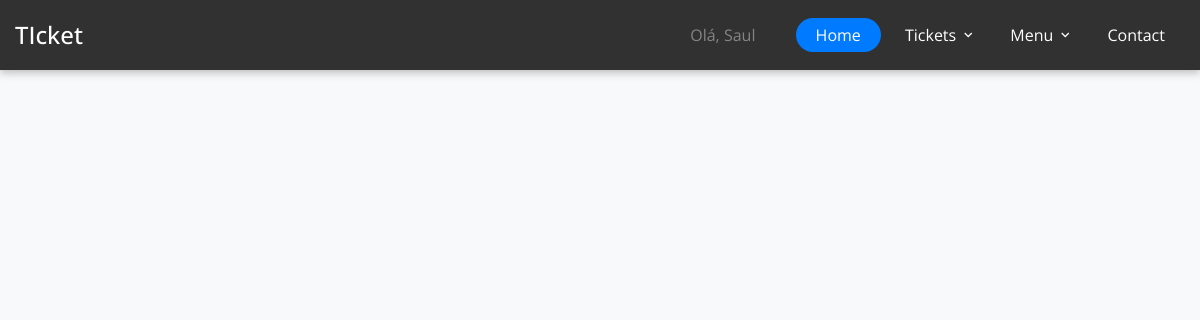
/ticket/customer-active-tickets/ (signed in), run on an earlier commit of the app's database.
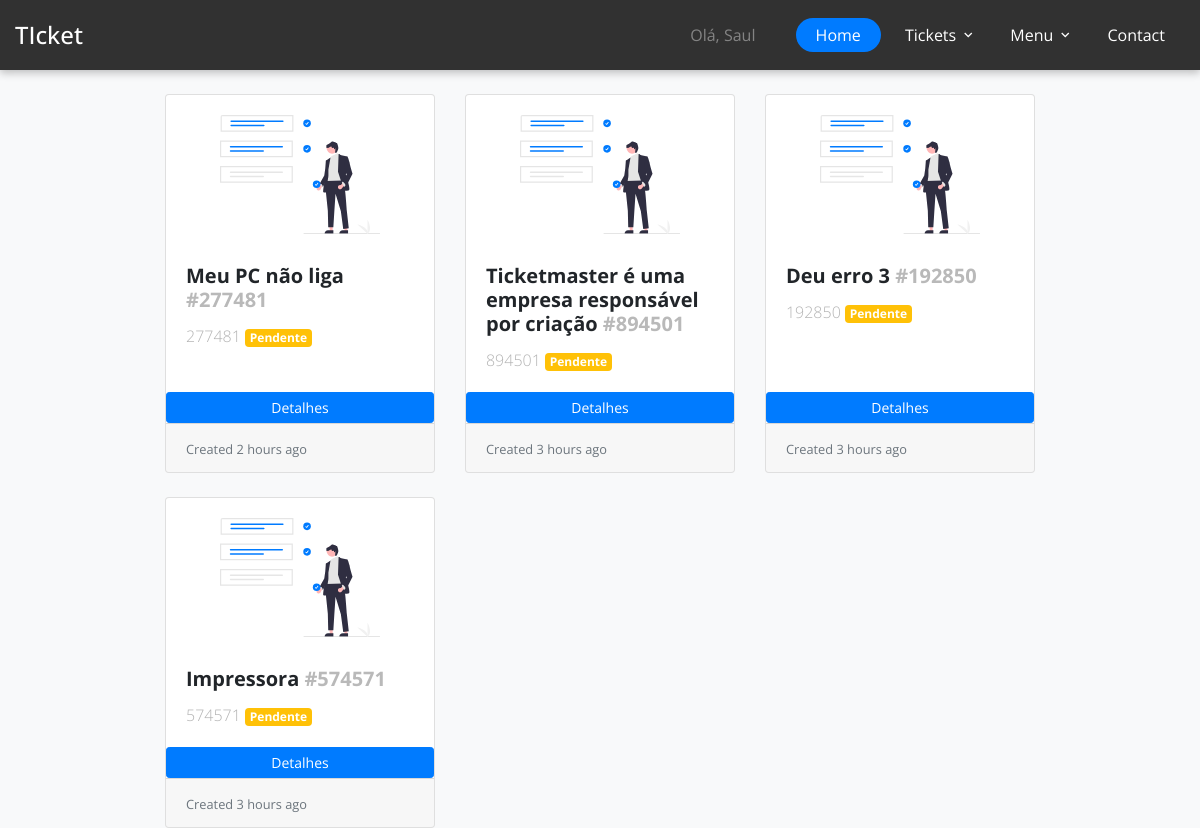
And on a later commit of the database.
### accounts/models.py (models this page shows)
class User(AbstractUser):
    is_customer = models.BooleanField(default=False)
    is_engineer = models.BooleanField(default=False)
    email = models.EmailField(unique=True)
    name = models.CharField(max_length=255, default='')  # Campo para o nome completo
    sector = models.CharField(max_length=255, default='')     # Campo para o setor

### ticket/models.py (models this page shows)
class Ticket(models.Model):
    customer = models.ForeignKey(User, on_delete=models.CASCADE)
    engineer = models.ForeignKey(User, on_delete=models.DO_NOTHING, related_name='engineer',null=True, blank=True)
    ticket_id = models.CharField(max_length=15,unique=True)
    ticket_title = models.CharField(max_length=50)
    ticket_description = models.TextField()
    status = models.CharField(max_length=20,choices=(('Active','Active'), ('Pending','Pending'), ('Resolved', 'Resolved')), default='Pending')
    created_on = models.DateTimeField(auto_now_add=True)
    last_modified = models.DateTimeField(auto_now=True)
    is_resolved = models.BooleanField(default=False)
    severity = models.CharField(max_length=5,choices=(('A','A'), ('B','B'), ('C','C')), default='C')
    is_assigned_to_engineer = models.BooleanField(default=False)
    resolution_steps = models.TextField()

### ticket/views.py (the view)
# urls.py: path('customer-active-tickets/', views.customer_active_tickets,name='customer-active-tickets'),
def customer_active_tickets(request):
    tickets = Ticket.objects.filter(customer=request.user, is_resolved=False).order_by('-created_on')
    context = {'tickets':tickets}
    return render(request, 'ticket/customer_active_tickets.html',context)

### templates/ticket/customer_active_tickets.html
{% extends 'base.html' %}
{% load static %}
{% load humanize %}
{% block content %}
<div class="row m-auto row-cols-1 row-cols-md-4 g-4 w-75">
    {% for ticket in tickets %}
    <div class="col-md-4">
        <div class="card h-100">
            <img src="{% static 'images\undraw_project_completed_re_jr7u.svg' %}"
                style="width: 10rem; margin: 20px auto 10px auto;" class="card-img-top" alt="...">
            <div class="card-body">
                <h5 class="card-title fw-bold">{{ticket.ticket_title}} <span
                        style="color: #b9b9b9;">#{{ticket.ticket_id}}</span></h5>
                <p class="card-text">
                    {{ticket.ticket_id}}
                    {% if ticket.status == 'Pending' %}
                    <span class="badge bg-warning">Pendente</span>
                    {% elif ticket.status == 'Active' %}
                    <span class="badge bg-warning">Ativo</span>
                    {% elif ticket.status == 'Resolved' %}
                    <span class="badge bg-warning">Resolvido</span>
                    {% endif %}
                </p>
            </div>
            <a href="{%  url 'ticket-details' ticket.ticket_id %}" class="btn btn-primary btn-sm">Detalhes</a>
            <div class="card-footer">
                <small class="text-muted">Created {{ticket.created_on|naturaltime}}</small>
            </div>
        </div>
    </div>
    {% endfor %}
</div>
{% endblock content %}

### templates/base.html (shortened to what this page needs)
<!doctype html>
<html lang="en">
  <head>
    <link href="https://cdn.jsdelivr.net/npm/bootstrap@5.2.3/dist/css/bootstrap.min.css" rel="stylesheet"
>
    <link rel="stylesheet" href="/static/fonts/icomoon/style.css">
    <link rel="stylesheet" href="/static/css/owl.carousel.min.css">
    <link rel="stylesheet" href="/static/css/bootstrap.min.css">
    <link rel="stylesheet" href="/static/css/style.css">
  </head>
  <body class="bg-light" style="height: 100vh;">
    <header class="site-navbar" role="banner" style="position: relative; top: 0px;">
      <div class="container-fluid">
        <div class="row align-items-center" style="background-color: rgb(49, 49, 49); box-shadow: rgba(0, 0, 0, 0.24) 0px 3px 8px;">
          <div class="col-10 col-xl-2 w-25">
            <h1 class="mb-0 site-logo"><a href="/" class="text-white mb-0">TIcket</a></h1>
          </div>
          <div class="col-12 col-md-10 d-none d-xl-block">
            <nav class="site-navigation position-relative text-right" role="navigation">
              <ul class="site-menu js-clone-nav mr-auto d-none d-lg-block">
                {% if request.user.is_authenticated %}
                <li class="nav-link disabled" style="opacity: 0.4;"><a href="/"><span>Olá, {{request.user.first_name}}</span></a></li>
                {% endif %}
                <li class="active"><a href="/"><span>Home</span></a></li>
                <li class="has-children">
                  <a><span>Tickets</span></a>
                </li>
                <li class="has-children">
                  <a><span>Menu</span></a>
                </li>
                <li><a href="contact.html"><span>Contact</span></a></li>
              </ul>
            </nav>
          </div>
          </div>
        </div>
    </header>
    {% block content %}
    {% endblock content %}
  </body>
</html>

### static/css/style.css (style rules this page uses)
body { font-family: "Open Sans", -apple-system, BlinkMacSystemFont, "Segoe UI", Roboto, "Helvetica Neue", Arial, "Noto Sans", sans-serif, "Apple Color Emoji", "Segoe UI Emoji", "Segoe UI Symbol", "Noto Color Emoji"; background-color: #fff; height: 200vh; position: relative; }
body:before { content: ""; position: absolute; top: 0; left: 0; right: 0; bottom: 0; background: rgba(0, 0, 0, 0.5); -webkit-transition: .3s all ease; -o-transition: .3s all ease; transition: .3s all ease; opacity: 0; visibility: hidden; z-index: 1; }
p { color: #b3b3b3; font-weight: 300; }
h1, h2, h3, h4, h5, h6, .h1, .h2, .h3, .h4, .h5, .h6 { font-family: "Open Sans", -apple-system, BlinkMacSystemFont, "Segoe UI", Roboto, "Helvetica Neue", Arial, "Noto Sans", sans-serif, "Apple Color Emoji", "Segoe UI Emoji", "Segoe UI Symbol", "Noto Color Emoji"; }
a { -webkit-transition: .3s all ease; -o-transition: .3s all ease; transition: .3s all ease; }
a, a:hover { text-decoration: none !important; }
.site-navbar { margin-bottom: 0px; z-index: 1999; position: absolute; top: 2rem; width: 100%; }
.site-navbar .site-logo { position: relative; left: 0; font-size: 24px !important; }
.site-navbar .site-navigation .site-menu { margin-bottom: 0; }
.site-navbar .site-navigation .site-menu .active > a span { background: #007bff; color: #fff; border-radius: 30px; display: inline-block; padding: 5px 20px; }
.site-navbar .site-navigation .site-menu a { text-decoration: none !important; display: inline-block; }
.site-navbar .site-navigation .site-menu > li { display: inline-block; }
.site-navbar .site-navigation .site-menu > li > a { padding: 10px 0px; color: #fff; font-size: 16px; text-decoration: none !important; }
.site-navbar .site-navigation .site-menu > li > a > span { padding: 5px 20px; display: inline-block; -webkit-transition: .3s all ease; -o-transition: .3s all ease; transition: .3s all ease; border-radius: 30px; }
.site-navbar .site-navigation .site-menu .has-children { position: relative; }
.site-navbar .site-navigation .site-menu .has-children > a span { position: relative; padding-right: 30px; }
.site-navbar .site-navigation .site-menu .has-children > a span:before { position: absolute; content: "\e313"; font-size: 16px; top: 50%; right: 10px; -webkit-transform: translateY(-50%); -ms-transform: translateY(-50%); transform: translateY(-50%); font-family: 'icomoon'; }
.site-mobile-menu .site-nav-wrap { padding: 0; margin: 0; list-style: none; position: relative; }
.site-mobile-menu .site-nav-wrap a { padding: 10px 20px; display: block; position: relative; color: #212529; }
.site-mobile-menu .site-nav-wrap li { position: relative; display: block; }
.site-mobile-menu .site-nav-wrap li.active > a { color: #007bff; }
.site-mobile-menu .site-nav-wrap > li { display: block; position: relative; float: left; width: 100%; }
.site-mobile-menu .site-nav-wrap > li > a { padding-left: 20px; font-size: 20px; }

What changed in the data, as far as the page shows it:
added Ticket: ticket_title "Meu PC não liga", ticket_id "277481", status "Pendente", created_on "2 hours ago"
added Ticket: ticket_title "Ticketmaster é uma empresa responsável por criação", ticket_id "894501", status "Pendente", created_on "3 hours ago"
added Ticket: ticket_title "Deu erro 3", ticket_id "192850", status "Pendente", created_on "3 hours ago"
added Ticket: ticket_title "Impressora", ticket_id "574571", status "Pendente", created_on "3 hours ago"
